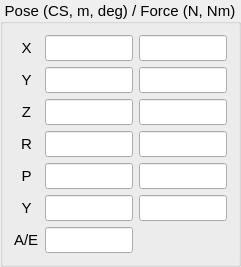
   <widget class="QGroupBox" name="groupBox_3">
    <property name="geometry">
     <rect>
      <x>260</x>
      <y>12</y>
      <width>241</width>
      <height>231</height>
     </rect>
    </property>
    <property name="font">
     <font>
      <family>Ubuntu</family>
      <pointsize>11</pointsize>
     </font>
    </property>
    <property name="title">
     <string>Pose (CS, m, deg) / Force (N, Nm)</string>
    </property>
    <property name="alignment">
     <set>Qt::AlignCenter</set>
    </property>
    <property name="flat">
     <bool>false</bool>
    </property>
    <layout class="QGridLayout" name="gridLayout_2">
     <item row="1" column="1">
      <widget class="QLineEdit" name="lineEdit_x_meas_2">
       <property name="enabled">
        <bool>true</bool>
       </property>
       <property name="font">
        <font>
         <family>Ubuntu</family>
         <pointsize>11</pointsize>
        </font>
       </property>
       <property name="alignment">
        <set>Qt::AlignRight|Qt::AlignTrailing|Qt::AlignVCenter</set>
       </property>
       <property name="dragEnabled">
        <bool>false</bool>
       </property>
       <property name="readOnly">
        <bool>true</bool>
       </property>
      </widget>
     </item>
     <item row="5" column="1">
      <widget class="QLineEdit" name="lineEdit_x_meas_6">
       <property name="enabled">
        <bool>true</bool>
       </property>
       <property name="font">
        <font>
         <family>Ubuntu</family>
         <pointsize>11</pointsize>
        </font>
       </property>
       <property name="alignment">
        <set>Qt::AlignRight|Qt::AlignTrailing|Qt::AlignVCenter</set>
       </property>
       <property name="dragEnabled">
        <bool>false</bool>
       </property>
       <property name="readOnly">
        <bool>true</bool>
       </property>
      </widget>
     </item>
     <item row="6" column="1">
      <widget class="QLineEdit" name="lineEdit_x_meas_7">
       <property name="enabled">
        <bool>true</bool>
       </property>
       <property name="font">
        <font>
         <family>Ubuntu</family>
         <pointsize>11</pointsize>
        </font>
       </property>
       <property name="alignment">
        <set>Qt::AlignRight|Qt::AlignTrailing|Qt::AlignVCenter</set>
       </property>
       <property name="dragEnabled">
        <bool>false</bool>
       </property>
       <property name="readOnly">
        <bool>true</bool>
       </property>
      </widget>
     </item>
     <item row="1" column="0">
      <widget class="QLabel" name="label_x_2">
       <property name="font">
        <font>
         <family>Ubuntu</family>
         <pointsize>11</pointsize>
        </font>
       </property>
       <property name="text">
        <string>Y</string>
       </property>
       <property name="alignment">
        <set>Qt::AlignCenter</set>
       </property>
      </widget>
     </item>
     <item row="2" column="1">
      <widget class="QLineEdit" name="lineEdit_x_meas_3">
       <property name="enabled">
        <bool>true</bool>
       </property>
       <property name="font">
        <font>
         <family>Ubuntu</family>
         <pointsize>11</pointsize>
        </font>
       </property>
       <property name="alignment">
        <set>Qt::AlignRight|Qt::AlignTrailing|Qt::AlignVCenter</set>
       </property>
       <property name="dragEnabled">
        <bool>false</bool>
       </property>
       <property name="readOnly">
        <bool>true</bool>
       </property>
      </widget>
     </item>
     <item row="3" column="1">
      <widget class="QLineEdit" name="lineEdit_x_meas_4">
       <property name="enabled">
        <bool>true</bool>
       </property>
       <property name="font">
        <font>
         <family>Ubuntu</family>
         <pointsize>11</pointsize>
        </font>
       </property>
       <property name="alignment">
        <set>Qt::AlignRight|Qt::AlignTrailing|Qt::AlignVCenter</set>
       </property>
       <property name="dragEnabled">
        <bool>false</bool>
       </property>
       <property name="readOnly">
        <bool>true</bool>
       </property>
      </widget>
     </item>
     <item row="4" column="0">
      <widget class="QLabel" name="label_x_5">
       <property name="font">
        <font>
         <family>Ubuntu</family>
         <pointsize>11</pointsize>
        </font>
       </property>
       <property name="text">
        <string>P</string>
       </property>
       <property name="alignment">
        <set>Qt::AlignCenter</set>
       </property>
      </widget>
     </item>
     <item row="5" column="0">
      <widget class="QLabel" name="label_x_6">
       <property name="font">
        <font>
         <family>Ubuntu</family>
         <pointsize>11</pointsize>
        </font>
       </property>
       <property name="text">
        <string>Y</string>
       </property>
       <property name="alignment">
        <set>Qt::AlignCenter</set>
       </property>
      </widget>
     </item>
     <item row="0" column="1">
      <widget class="QLineEdit" name="lineEdit_x_meas_1">
       <property name="enabled">
        <bool>true</bool>
       </property>
       <property name="font">
        <font>
         <family>Ubuntu</family>
         <pointsize>11</pointsize>
        </font>
       </property>
       <property name="alignment">
        <set>Qt::AlignRight|Qt::AlignTrailing|Qt::AlignVCenter</set>
       </property>
       <property name="dragEnabled">
        <bool>false</bool>
       </property>
       <property name="readOnly">
        <bool>true</bool>
       </property>
      </widget>
     </item>
     <item row="6" column="0">
      <widget class="QLabel" name="label_x_7">
       <property name="font">
        <font>
         <family>Ubuntu</family>
         <pointsize>11</pointsize>
        </font>
       </property>
       <property name="text">
        <string>A/E</string>
       </property>
      </widget>
     </item>
     <item row="2" column="0">
      <widget class="QLabel" name="label_x_3">
       <property name="font">
        <font>
         <family>Ubuntu</family>
         <pointsize>11</pointsize>
        </font>
       </property>
       <property name="text">
        <string>Z</string>
       </property>
       <property name="alignment">
        <set>Qt::AlignCenter</set>
       </property>
      </widget>
     </item>
     <item row="3" column="0">
      <widget class="QLabel" name="label_x_4">
       <property name="font">
        <font>
         <family>Ubuntu</family>
         <pointsize>11</pointsize>
        </font>
       </property>
       <property name="text">
        <string>R</string>
       </property>
       <property name="alignment">
        <set>Qt::AlignCenter</set>
       </property>
      </widget>
     </item>
     <item row="0" column="0">
      <widget class="QLabel" name="label_x_1">
       <property name="font">
        <font>
         <family>Ubuntu</family>
         <pointsize>11</pointsize>
        </font>
       </property>
       <property name="text">
        <string>X</string>
       </property>
       <property name="alignment">
        <set>Qt::AlignCenter</set>
       </property>
      </widget>
     </item>
     <item row="4" column="1">
      <widget class="QLineEdit" name="lineEdit_x_meas_5">
       <property name="enabled">
        <bool>true</bool>
       </property>
       <property name="font">
        <font>
         <family>Ubuntu</family>
         <pointsize>11</pointsize>
        </font>
       </property>
       <property name="alignment">
        <set>Qt::AlignRight|Qt::AlignTrailing|Qt::AlignVCenter</set>
       </property>
       <property name="dragEnabled">
        <bool>false</bool>
       </property>
       <property name="readOnly">
        <bool>true</bool>
       </property>
      </widget>
     </item>
     <item row="0" column="2">
      <widget class="QLineEdit" name="lineEdit_force_meas_1">
       <property name="enabled">
        <bool>true</bool>
       </property>
       <property name="font">
        <font>
         <family>Ubuntu</family>
         <pointsize>11</pointsize>
        </font>
       </property>
       <property name="alignment">
        <set>Qt::AlignRight|Qt::AlignTrailing|Qt::AlignVCenter</set>
       </property>
       <property name="dragEnabled">
        <bool>false</bool>
       </property>
       <property name="readOnly">
        <bool>true</bool>
       </property>
      </widget>
     </item>
     <item row="1" column="2">
      <widget class="QLineEdit" name="lineEdit_force_meas_2">
       <property name="enabled">
        <bool>true</bool>
       </property>
       <property name="font">
        <font>
         <family>Ubuntu</family>
         <pointsize>11</pointsize>
        </font>
       </property>
       <property name="alignment">
        <set>Qt::AlignRight|Qt::AlignTrailing|Qt::AlignVCenter</set>
       </property>
       <property name="dragEnabled">
        <bool>false</bool>
       </property>
       <property name="readOnly">
        <bool>true</bool>
       </property>
      </widget>
     </item>
     <item row="2" column="2">
      <widget class="QLineEdit" name="lineEdit_force_meas_3">
       <property name="enabled">
        <bool>true</bool>
       </property>
       <property name="font">
        <font>
         <family>Ubuntu</family>
         <pointsize>11</pointsize>
        </font>
       </property>
       <property name="alignment">
        <set>Qt::AlignRight|Qt::AlignTrailing|Qt::AlignVCenter</set>
       </property>
       <property name="dragEnabled">
        <bool>false</bool>
       </property>
       <property name="readOnly">
        <bool>true</bool>
       </property>
      </widget>
     </item>
     <item row="3" column="2">
      <widget class="QLineEdit" name="lineEdit_force_meas_4">
       <property name="enabled">
        <bool>true</bool>
       </property>
       <property name="font">
        <font>
         <family>Ubuntu</family>
         <pointsize>11</pointsize>
        </font>
       </property>
       <property name="alignment">
        <set>Qt::AlignRight|Qt::AlignTrailing|Qt::AlignVCenter</set>
       </property>
       <property name="dragEnabled">
        <bool>false</bool>
       </property>
       <property name="readOnly">
        <bool>true</bool>
       </property>
      </widget>
     </item>
     <item row="4" column="2">
      <widget class="QLineEdit" name="lineEdit_force_meas_5">
       <property name="enabled">
        <bool>true</bool>
       </property>
       <property name="font">
        <font>
         <family>Ubuntu</family>
         <pointsize>11</pointsize>
        </font>
       </property>
       <property name="alignment">
        <set>Qt::AlignRight|Qt::AlignTrailing|Qt::AlignVCenter</set>
       </property>
       <property name="dragEnabled">
        <bool>false</bool>
       </property>
       <property name="readOnly">
        <bool>true</bool>
       </property>
      </widget>
     </item>
     <item row="5" column="2">
      <widget class="QLineEdit" name="lineEdit_force_meas_6">
       <property name="enabled">
        <bool>true</bool>
       </property>
       <property name="font">
        <font>
         <family>Ubuntu</family>
         <pointsize>11</pointsize>
        </font>
       </property>
       <property name="alignment">
        <set>Qt::AlignRight|Qt::AlignTrailing|Qt::AlignVCenter</set>
       </property>
       <property name="dragEnabled">
        <bool>false</bool>
       </property>
       <property name="readOnly">
        <bool>true</bool>
       </property>
      </widget>
     </item>
    </layout>
   </widget>
